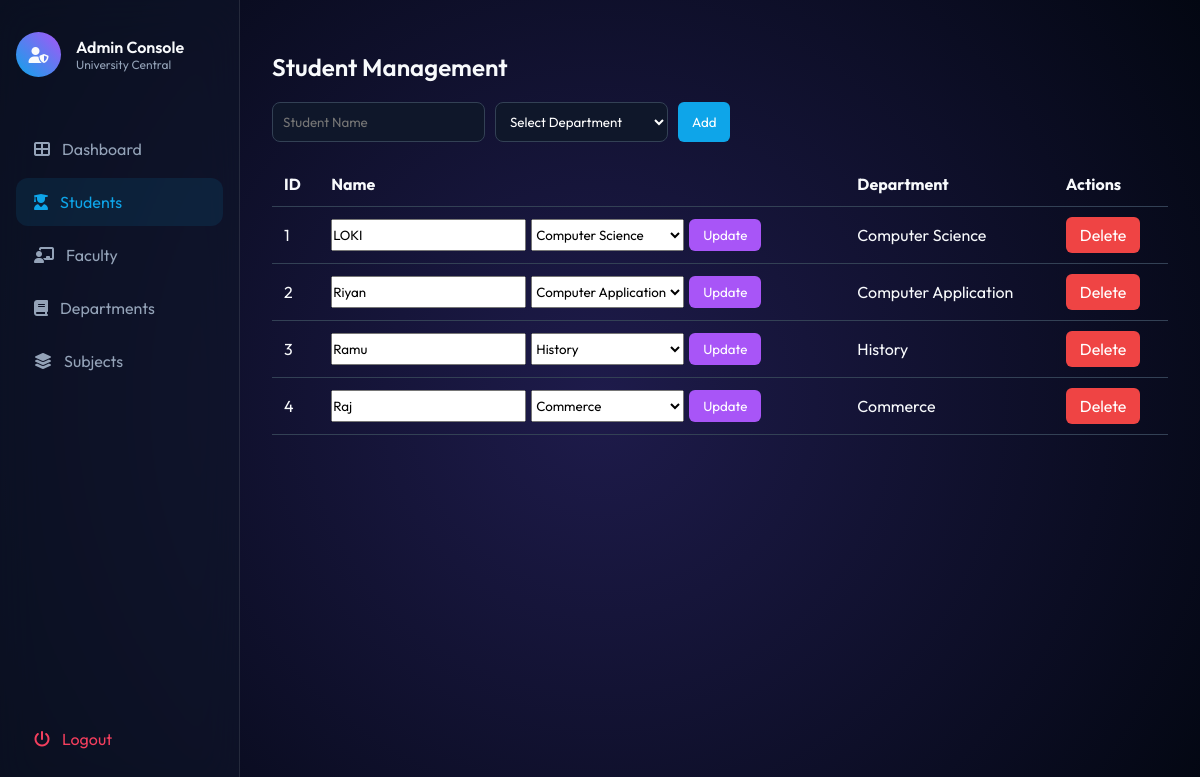
The page /homepage?page=student (signed in) on the database its author committed.
### app.py (models this page shows)
class Student(db.Model):
    student_id = db.Column(db.Integer, primary_key=True)
    name = db.Column(db.String(100))
    dept_id = db.Column(db.Integer, db.ForeignKey('department.dept_id'))

class Department(db.Model):
    dept_id = db.Column(db.Integer, primary_key=True)
    dept_name = db.Column(db.String(100), nullable=False)
    students = db.relationship("Student", backref="department", lazy=True)
    staffs = db.relationship("Staff", backref="department", lazy=True)
    subjects = db.relationship("Subject", backref="department", lazy=True)

### app.py (the view)
@app.route("/homepage")
def homepage():
    if not session.get("admin"):
        return redirect("/")
    page = request.args.get("page", "dashboard")
    departments = Department.query.all()
    students = Student.query.all()
    staffs = Staff.query.all()
    subjects = Subject.query.all()
    student_count = Student.query.count()
    staff_count = Staff.query.count()
    dept_count = Department.query.count()
    subject_count = Subject.query.count()
    return render_template(
        "index.html",
        page=page,
        departments=departments,
        students=students,
        staffs=staffs,
        subjects=subjects,
        student_count=student_count,
        staff_count=staff_count,
        dept_count=dept_count,
        subject_count=subject_count
    )

### templates/index.html (shortened to what this page needs)
<!DOCTYPE html>
<html lang="en">
<head>
    <link rel="stylesheet" href="https://cdnjs.cloudflare.com/ajax/libs/font-awesome/6.5.0/css/all.min.css">
    <link rel="stylesheet" href="{{ url_for('static', filename='index.css') }}">
</head>
<body>
    <aside>
        <div class="user-header">
            <div class="user-avatar"><i class="fas fa-user-shield"></i></div>
            <div>
                <p style="font-weight:600;">Admin Console</p>
                <p style="font-size:12px;color:#94a3b8;">University Central</p>
            </div>
        </div>
        <nav>
            <a href="/homepage" class="nav-link {% if page == 'dashboard' %}active{% endif %}">
                <i class="fas fa-th-large"></i> Dashboard
            </a>
            <a href="/homepage?page=student" class="nav-link {% if page == 'student' %}active{% endif %}">
                <i class="fas fa-user-graduate"></i> Students
            </a>
            <a href="/homepage?page=staff" class="nav-link {% if page == 'staff' %}active{% endif %}">
                <i class="fas fa-chalkboard-teacher"></i> Faculty
            </a>
            <a href="/homepage?page=department" class="nav-link {% if page == 'department' %}active{% endif %}">
                <i class="fas fa-book"></i> Departments
            </a>
            <a href="/homepage?page=subject" class="nav-link {% if page == 'subject' %}active{% endif %}">
                <i class="fas fa-layer-group"></i> Subjects
            </a>
        </nav><a href="/logout" class="nav-link logout"><i class="fas fa-power-off"></i> Logout</a>
    </aside>
    <main>
        <div class="content">
            {% if page == "student" %}
            <div class="crud-container">
                <h2 class="section-title">Student Management</h2>
                <form action="/student/add" method="POST" class="crud-form">
                    <input type="text" name="name" placeholder="Student Name" required>
                    <select name="dept_id" required>
                        <option value="">Select Department</option>
                    </select>
                    <button class="btn btn-add">Add</button>
                </form>
                <table class="crud-table">
                    <tr>
                        <th>ID</th>
                        <th>Name</th>
                        <th>Department</th>
                        <th>Actions</th>
                    </tr>
                    {% for s in students %}
                    <tr>
                        <td>{{ s.student_id }}</td>
                        <td>
                            <form action="/student/edit/{{ s.student_id }}" method="POST" class="inline-form">
                                <input type="text" name="name" value="{{ s.name }}" required>
                                <select name="dept_id">
                                    {% for dept in departments %}
                                    <option value="{{ dept.dept_id }}" {% if dept.dept_id==s.dept_id %}selected{% endif
                                        %}>
                                        {{ dept.dept_name }}
                                    </option>
                                    {% endfor %}
                                </select>
                                <button class="btn btn-edit">Update</button>
                            </form>
                        </td>
                        <td>{{ s.department.dept_name }}</td>
                        <td>
                            <a href="/student/delete/{{ s.student_id }}" class="btn btn-delete"
                                onclick="return confirm('Delete this student?')">
                                Delete
                            </a>
                        </td>
                    </tr>
                    {% endfor %}
                </table>
            </div>
            {% endif %}
        </div>
    </main>
</body>
</html>

### static/index.css (style rules this page uses)
:root { --bg: #030712; --glass: rgba(15, 23, 42, 0.6); --neon-blue: #0ea5e9; --neon-purple: #a855f7; --text: #f8fafc; --border: rgba(255, 255, 255, 0.1); }
* { margin: 0; padding: 0; box-sizing: border-box; font-family: 'Outfit', sans-serif; }
body { background: radial-gradient(circle at 50% 50%, #1e1b4b 0%, #030712 100%); color: var(--text); height: 100vh; display: flex; overflow: hidden; }
aside { width: 240px; background: var(--glass); backdrop-filter: blur(20px); border-right: 1px solid var(--border); padding: 2rem 1rem; display: flex; flex-direction: column; }
.user-header { display: flex; align-items: center; gap: 15px; margin-bottom: 3rem; }
.user-avatar { width: 45px; height: 45px; background: linear-gradient(45deg, var(--neon-blue), var(--neon-purple)); border-radius: 50%; display: grid; place-items: center; }
.nav-link { display: flex; align-items: center; gap: 12px; padding: 14px 18px; color: #94a3b8; text-decoration: none; border-radius: 12px; transition: 0.3s; margin-bottom: 5px; }
.nav-link:hover, .nav-link.active { background: rgba(14, 165, 233, 0.1); color: var(--neon-blue); }
.logout { margin-top: auto; color: #f43f5e; }
main { flex: 1; padding: 2rem; overflow-y: auto; }
.crud-container { margin-top: 20px; }
.section-title { margin-bottom: 20px; font-weight: 600; }
.crud-form { display: flex; gap: 10px; margin-bottom: 20px; flex-wrap: wrap; }
.crud-form input, .crud-form select { padding: 10px; border-radius: 8px; border: 1px solid #334155; background: #0f172a; color: white; }
.crud-table { width: 100%; border-collapse: collapse; }
.crud-table th, .crud-table td { padding: 12px; border-bottom: 1px solid #334155; text-align: left; }
.inline-form { display: flex; gap: 5px; flex-wrap: wrap; }
.btn { padding: 8px 14px; border-radius: 6px; border: none; cursor: pointer; text-decoration: none; color: white; }
.btn-add { background: #0ea5e9; }
.btn-edit { background: #a855f7; }
.btn-delete { background: #ef4444; }

### rows shown on the page
Student: student_id "1", name "LOKI", dept_id "Computer Science", department.dept_name "Computer Science"
Student: student_id "2", name "Riyan", dept_id "Computer Application", department.dept_name "Computer Application"
Student: student_id "3", name "Ramu", dept_id "History", department.dept_name "History"
Student: student_id "4", name "Raj", dept_id "Commerce", department.dept_name "Commerce"
